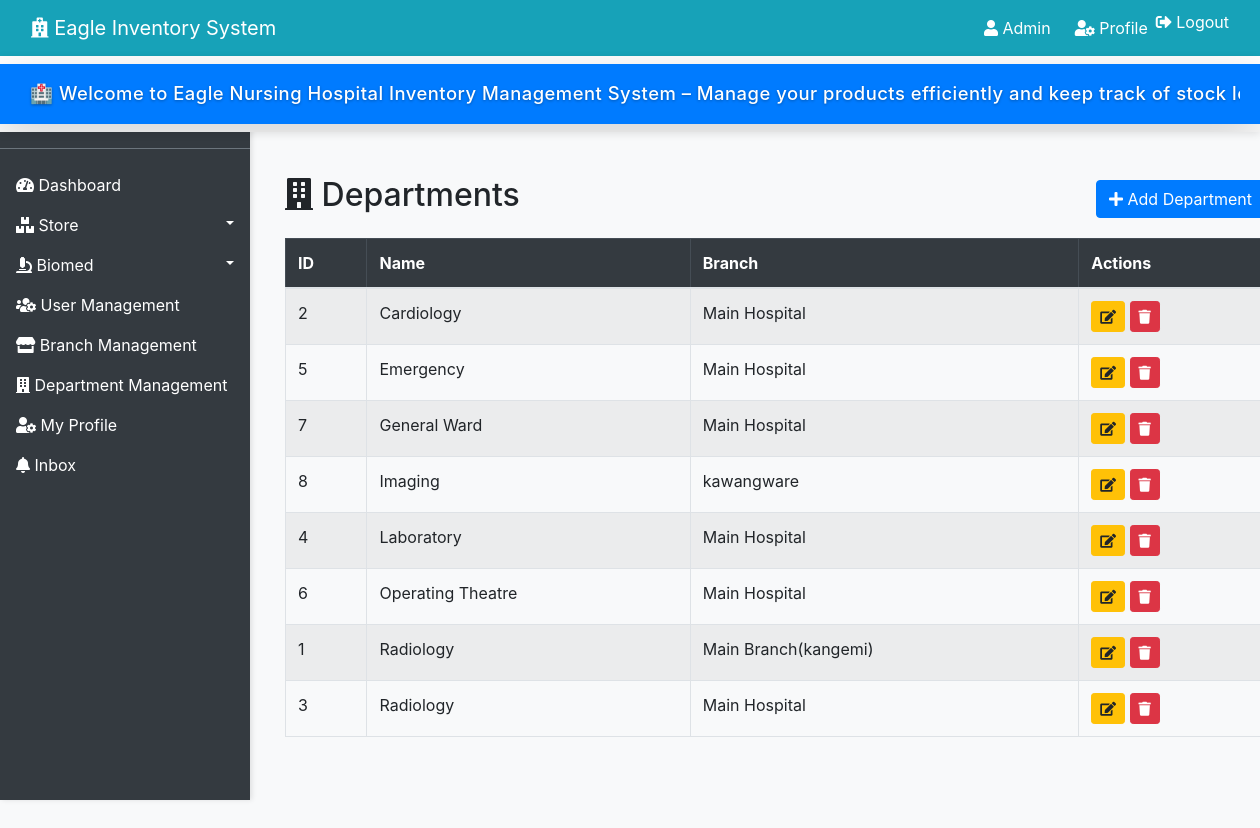
The page /user/departments/ (signed in) on the database its author committed.
### user/models.py (models this page shows, shortened)
class Department(models.Model):
    name = models.CharField(max_length=100)
    branch = models.ForeignKey(Branch, on_delete=models.CASCADE, related_name='departments')

class Branch(models.Model):
    name = models.CharField(max_length=100, unique=True)
    location = models.CharField(max_length=200)
    phone = models.CharField(max_length=20, blank=True)
    email = models.EmailField(blank=True)
    status = models.BooleanField(default=True)
    date_created = models.DateTimeField(auto_now_add=True)

### user/views.py (the view)
# urls.py: path('departments/', views.department_list, name='department_list'),
@login_required
@permission_required('user.view_department', raise_exception=True)
def department_list(request):
    departments = Department.objects.select_related('branch').all().order_by('name')
    return render(request, 'user/department_list.html', {'departments': departments})

### templates/user/department_list.html (shortened to what this page needs)
{% extends 'partials/base.html' %}
{% load static %}
{% block content %}
<div class="container mt-4">
    <div class="d-flex justify-content-between align-items-center mb-3">
        <h2><i class="fas fa-building"></i> Departments</h2>
        <a href="{% url 'user:department_create' %}" class="btn btn-primary">
            <i class="fas fa-plus"></i> Add Department
        </a>
    </div>
    <div class="table-responsive">
        <table class="table table-striped table-bordered">
            <thead class="table-dark">
                <tr>
                    <th>ID</th>
                    <th>Name</th>
                    <th>Branch</th>
                    <th>Actions</th>
                </tr>
            </thead>
            <tbody>
                {% for dept in departments %}
                <tr>
                    <td>{{ dept.id }}</td>
                    <td>{{ dept.name }}</td>
                    <td>{{ dept.branch.name }}</td>
                    <td>
                        <a href="{% url 'user:department_edit' dept.id %}" class="btn btn-sm btn-warning">
                            <i class="fas fa-edit"></i>
                        </a>
                        <a href="{% url 'user:department_delete' dept.id %}" class="btn btn-sm btn-danger">
                            <i class="fas fa-trash"></i>
                        </a>
                    </td>
                </tr>
                {% empty %}
                <tr><td colspan="4" class="text-center">No departments found.</td></tr>
                {% endfor %}
            </tbody>
        </table>
    </div>
</div>
{% endblock %}

### templates/partials/base.html (shortened to what this page needs)
{% load static %}
<!doctype html>
<html lang="en">
<head>
    <link rel="stylesheet" href="https://cdn.jsdelivr.net/npm/bootstrap@4.6.0/dist/css/bootstrap.min.css"
>
    <link rel="stylesheet" href="https://use.fontawesome.com/releases/v5.15.2/css/all.css"
>
<link rel="stylesheet" href="https://cdn.jsdelivr.net/npm/bootstrap-icons@1.11.3/font/bootstrap-icons.min.css">
    <link rel="stylesheet" href="{% static 'style.css' %}">
</head>
<body>
    <nav class="navbar navbar-expand-lg navbar-dark bg-info fixed-top">
        <div class="container-fluid">
            <a class="navbar-brand" href="{% url 'dashboard-index' %}">
                <i class="fas fa-hospital"></i> Eagle Inventory System
            </a>
            <div class="collapse navbar-collapse" id="navbarNav">
                <ul class="navbar-nav ml-auto">
                    {% if user.is_authenticated %}
                    <li class="nav-item">
                        <span class="navbar-text text-white mr-3">
                            <i class="fas fa-user"></i> {{ user.username }}
                        </span>
                    </li>
                    <li class="nav-item">
                        <a class="nav-link text-white" href="{% url 'user:profile' %}">
                            <i class="fas fa-user-cog"></i> Profile
                        </a>
                    </li>
                    <li class="nav-item">
                    <form method="post" action="{% url 'user:logout' %}" style="display: inline;">
                    <button type="submit" class="btn btn-link nav-link text-white" style="display: inline; padding: 0; border: none; background: none; text-decoration: none; cursor: pointer;">
                      <i class="fas fa-sign-out-alt"></i> Logout
                       </button>
                    </form>
                    </li>
                    {% endif %}
                </ul>
            </div>
        </div>
    </nav>
    <div class="container-fluid">
        <div class="row">
            {% if user.is_authenticated %}
                {% include 'partials/sidebar.html' %}
            {% include 'partials/global_marquee.html' %}
            {% endif %}
            <div class="main-content col-md-{% if user.is_authenticated %}10{% else %}12{% endif %} offset-md-{% if user.is_authenticated %}2{% else %}0{% endif %}">
                {% block content %}{% endblock %}
            </div>
        </div>
    </div>
</body>
</html>

### templates/partials/sidebar.html (shortened to what this page needs)
{% load static %}
<div class="sidebar bg-dark text-white d-flex flex-column"
     style="width: 250px; height: 100vh; position: fixed; top: 0; left: 0; z-index: 1000; padding-top: 60px; overflow-y: auto; box-shadow: 2px 0 5px rgba(0,0,0,0.1);">
    <div class="sidebar-brand text-center py-3 border-bottom border-secondary">
        <h5> Eagle IMS</h5>
        <small class="text-muted">{{ user.profile.branch.name|default:"Main Branch" }}</small>
    </div>
    <ul class="nav flex-column mt-3">
        <li class="nav-item">
            <a class="nav-link text-white {% if request.resolver_match.url_name == 'dashboard-index' %}active bg-info{% endif %}"
               href="{% url 'dashboard-index' %}">
                <i class="fas fa-tachometer-alt"></i> Dashboard
            </a>
        </li>
        {% if user.is_authenticated %}
            {% if user.is_superuser or user.profile.role == 'STORE_ADMIN' or user.profile.role == 'STORE_OFFICER' or user.profile.role == 'BRANCH_ADMIN' or user.profile.role == 'MAIN_ADMIN' %}
            <li class="nav-item">
                <a class="nav-link text-white dropdown-toggle" href="#" data-toggle="collapse" data-target="#storeMenu">
                    <i class="fas fa-boxes"></i> Store
                </a>
            </li>
            {% endif %}
        {% endif %}
        {% if user.is_authenticated %}
            {% if user.is_superuser or user.profile.role == 'BIOMED_ADMIN' or user.profile.role == 'BIOMED_TECHNICIAN' or user.profile.role == 'BRANCH_ADMIN' or user.profile.role == 'MAIN_ADMIN' %}
            <li class="nav-item">
                <a class="nav-link text-white dropdown-toggle" href="#" data-toggle="collapse" data-target="#biomedMenu">
                    <i class="fas fa-microscope"></i> Biomed
                </a>
            </li>
            {% endif %}
        {% endif %}
        {% if user.is_authenticated %}
            {% if user.is_superuser or user.profile.role == 'MAIN_ADMIN' %}
            <li class="nav-item">
                <a class="nav-link text-white" href="{% url 'user:list' %}">
                    <i class="fas fa-users-cog"></i> User Management
                </a>
            </li>
            {% endif %}
        {% endif %}
        {% if user.is_authenticated %}
            {% if user.is_superuser or user.profile.role == 'MAIN_ADMIN' %}
            <li class="nav-item">
                <a class="nav-link text-white" href="{% url 'user:branch_list' %}">
                    <i class="fas fa-store"></i> Branch Management
                </a>
            </li>
            {% endif %}
        {% endif %}
        {% if user.is_authenticated %}
            {% if user.is_superuser or user.profile.role == 'MAIN_ADMIN' %}
            <li class="nav-item">
                <a class="nav-link text-white" href="{% url 'user:department_list' %}">
                    <i class="fas fa-building"></i> Department Management
                </a>
            </li>
            {% endif %}
        {% endif %}
        <li class="nav-item">
            <a class="nav-link text-white" href="{% url 'user:profile' %}">
                <i class="fas fa-user-cog"></i> My Profile
            </a>
        </li>
        <li class="nav-item">
            <a class="nav-link text-white" href="{% url 'notifications:inbox' %}">
                <i class="fas fa-bell"></i> Inbox
            </a>
        </li>
    </ul>
</div>

### templates/partials/global_marquee.html (shortened to what this page needs)
{% load static %}
<div class="sticky-marquee">
    <div class="card bg-primary text-white shadow-lg border-0" style="border-radius: 0;">
        <div class="card-body py-3">
            <div class="d-flex align-items-center">
                <div class="marquee-wrapper flex-grow-1 overflow-hidden">
                    <div class="marquee-content">
                        <span class="marquee-text">
                            🏥 Welcome to Eagle Nursing Hospital Inventory Management System – Manage your products efficiently and keep track of stock levels.
                            &nbsp;&nbsp;|&nbsp;&nbsp; 🏥 Welcome to Eagle Nursing Hospital Inventory Management System – Manage your products efficiently and keep track of stock levels.
                            &nbsp;&nbsp;|&nbsp;&nbsp; 🏥 Welcome to Eagle Nursing Hospital Inventory Management System – Manage your products efficiently and keep track of stock levels.
                        </span>
                    </div>
                </div>
            </div>
        </div>
    </div>
</div>

### static/style.css (style rules this page uses)
body { background: rgb(230, 227, 227); }
.sidebar .dropdown-toggle::after { float: right; margin-top: 8px; }

### templates/partials/base.html (style rules this page uses)
body { padding-top: 56px; background-color: #f8f9fa; }
.sidebar { padding-top: 56px; }
.main-content { margin-left: 250px; padding: 20px; min-height: 100vh; }

### templates/partials/global_marquee.html (style rules this page uses)
body { overflow-x: hidden !important; }
.sticky-marquee { position: sticky; top: 0; z-index: 1030; background: #fff; padding: 0.5rem 0; box-shadow: 0 2px 8px rgba(0,0,0,0.10); overflow-x: hidden; width: 100%; max-width: 100vw; }
.sticky-marquee .card { border-radius: 0; margin: 0; max-width: 100%; overflow-x: hidden; }
.marquee-wrapper { position: relative; overflow: hidden; white-space: nowrap; max-width: 100%; }
.marquee-content { display: inline-block; animation: marquee-scroll 30s linear infinite; padding-left: 10px; }
.marquee-text { font-size: 1.15rem; font-weight: 500; display: inline-block; padding-right: 50px; letter-spacing: 0.5px; text-shadow: 0 1px 3px rgba(0,0,0,0.3); white-space: nowrap; }

### rows shown on the page
Department: id "2", name "Cardiology", branch.name "Main Hospital"
Department: id "5", name "Emergency", branch.name "Main Hospital"
Department: id "7", name "General Ward", branch.name "Main Hospital"
Department: id "8", name "Imaging", branch.name "kawangware"
Department: id "4", name "Laboratory", branch.name "Main Hospital"
Department: id "6", name "Operating Theatre", branch.name "Main Hospital"
Department: id "1", name "Radiology", branch.name "Main Branch(kangemi)"
Department: id "3", name "Radiology", branch.name "Main Hospital"

### other values the page prints
{{ user.username }} "Admin"
